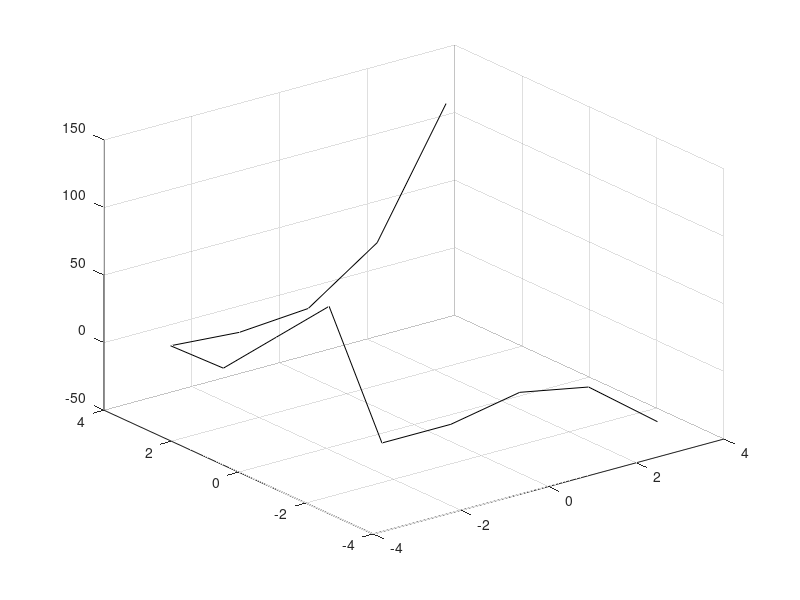

This figure's MATLAB source:
%   2D Helmholtz Equation
%   Daniel Cariel
%       This codes..... Add description 


%Region for the Helmholtz Equation
clc; clear all;
n=input( 'Input value of n:');
a_x= -pi;
b_x= pi;
a_y= -pi;
b_y= pi;
x= linspace(a_x,b_y,n);
y= linspace(a_y,b_y,n);

%Discretization Coefficients
   gamma= pi;
   h= (b_x)/n;
   
 
   
 
 
 
% Boundary Conditions
 
 
 
%  GAUSS SEIDEL NUMERICAL SOLVER 
 
 u= zeros(n); % Initial guess for gauss seidel approximation 
 
 %Boundary Conditions
    %Dirishlet 
    u(:,1)= b_y.*((b_y-a_y).^2)+ ((x(:)-a_x)/(b_x-a_x)).* (((b_y-a_y).^2).*cos(pi.*(b_y/a_y))-b_y.*(b_y-a_y).^2);

    u(1,:)= ((y(:)-a_y).^2).*cos(pi.*(y(:)/a_y));
 
    u(n,:)= y(:).*(y(:)-a_y).^2;


 
 %Gauss Seidel Iterations
 error=1;
while max(max(error)) > 1e-6 
 u_0=u;
 for i=2:n-1
     for j=2:n-1
          F(i,j)= cos((pi/2)*(2*((x(i)-a_x)/(b_x-a_x))+1))*sin((pi*y(j)-a_y)/(b_y-a_y));
    %     F(i,j)=0;
         u(i,j)= (1/((gamma*h^2)-4))*((h^2)*F(i,j)-(u(i+1,j)+u(i-1,j)+u(i,j+1)+u(i,j-1)));
     end 
     u(i,n)= (1/((gamma*h^2)-4))*((h^2)*F(i,j)-(u(i+1,j)+u(i-1,j)+u(i,j+1)+u(i,j+1))); 
 end 
     error= abs((u_0-u)./(u));
end 

surf(x,y,u)
% figure
% contourf(u)
%      
 
 
 
 
